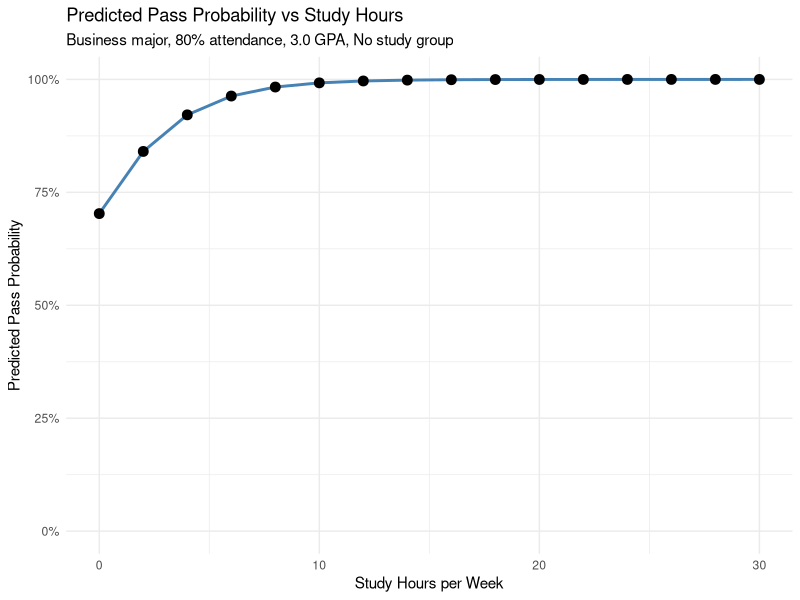
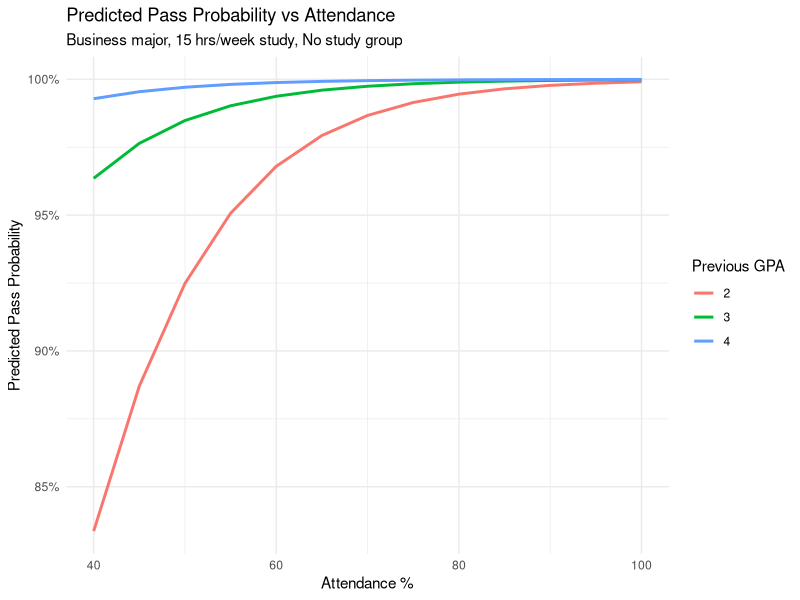

The R source for these figures, in order:
## ---- chunk 1
knitr::opts_chunk$set(echo = TRUE, warning = FALSE, message = FALSE)
library(tidyverse)
library(broom)
library(scales)
## ---- chunk 2
df_student <- read.csv("df_student.csv")

# Check the data
glimpse(df_student)
table(df_student$passed)
## ---- chunk 3
# Load data (if starting fresh)
df_student <- read.csv("df_student.csv")

# Fit baseline model
mod_student <- glm(
  passed ~ study_hours + attendance_pct + previous_gpa + study_group + major,
  data = df_student,
  family = binomial
)

print(mod_student)

## ---- chunk 4
# Create test data for new students
test_students <- tibble(
  study_hours = c(10, 15, 20),
  attendance_pct = c(70, 85, 95),
  previous_gpa = c(2.5, 3.0, 3.5),
  study_group = c("No", "Yes", "Yes"),
  major = c("Arts", "Business", "STEM")
)

# Get predictions using augment
predictions <- augment(mod_student, newdata = test_students, type.predict = "response")
predictions %>%
  select(study_hours, attendance_pct, previous_gpa, study_group, major, .fitted)
## ---- chunk 5
# Test effect of study hours for a Business major with 3.0 GPA
test_hours <- tibble(
  study_hours = seq(0, 30, by = 2),  # Vary from 0 to 30
  attendance_pct = 80,
  previous_gpa = 3.0,
  study_group = "No",
  major = "Business"
)

preds_hours <- augment(mod_student, newdata = test_hours, type.predict = "response")

# Visualize
ggplot(preds_hours, aes(x = study_hours, y = .fitted)) +
  geom_line(color = "steelblue", size = 1) +
  geom_point(size = 3) +
  scale_y_continuous(labels = percent, limits = c(0, 1)) +
  labs(title = "Predicted Pass Probability vs Study Hours",
       subtitle = "Business major, 80% attendance, 3.0 GPA, No study group",
       x = "Study Hours per Week", y = "Predicted Pass Probability") +
  theme_minimal()
## ---- chunk 6
# Test effect of attendance for different previous GPAs
test_attendance <- expand_grid(
  study_hours = 15,
  attendance_pct = seq(40, 100, by = 5),
  previous_gpa = c(2.0, 3.0, 4.0),
  study_group = "No",
  major = "Business"
)

preds_attendance <- augment(mod_student, newdata = test_attendance, type.predict = "response")

ggplot(preds_attendance, aes(x = attendance_pct, y = .fitted, color = factor(previous_gpa))) +
  geom_line(size = 1) +
  scale_y_continuous(labels = percent) +
  labs(title = "Predicted Pass Probability vs Attendance",
       subtitle = "Business major, 15 hrs/week study, No study group",
       x = "Attendance %", y = "Predicted Pass Probability",
       color = "Previous GPA") +
  theme_minimal()
## ---- chunk 7
# Hypothesis: Study groups help more for students with lower GPAs
# study_hours * previous_gpa expands to: study_hours + previous_gpa + study_hours:previous_gpa
mod_int1 <- glm(
  passed ~ study_hours * previous_gpa + attendance_pct + study_group + major,
  data = df_student,
  family = binomial
)

## ---- chunk 8
# Create 10 bins (deciles) for study hours
df_student %>%
  mutate(hours_bin = ntile(study_hours, 10)) %>%
  select(study_hours, hours_bin) %>%
  head(10)

# Create 4 bins (quartiles) for GPA
df_student %>%
  mutate(gpa_quartile = ntile(previous_gpa, 4)) %>%
  select(previous_gpa, gpa_quartile) %>%
  head(10)
